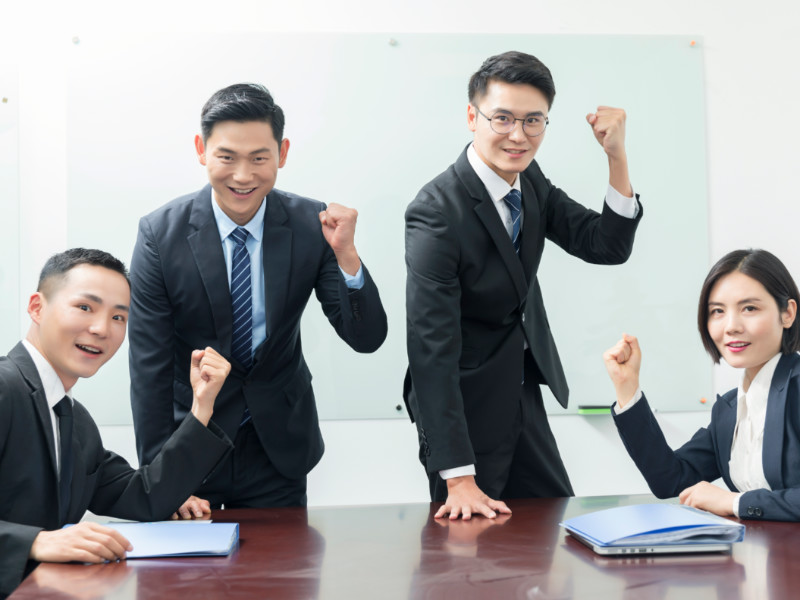
//> input picture OpenCV/meeting.jpg, 800 x 600 px
$ ./face   (built with g++ and OpenCV 4)
//> lines starting //> are read from the running program, lines starting //| are printed output that depends on the picture; after the words box and inside, x2 and y2 are one past the last pixel; in counts of white or black regions, pixels touching at a corner belong together; pictures that were not available may be replaced by others from this repository, and a replacement may not be noted
#if 1

#include <opencv2/opencv.hpp>
#include <iostream>
# include <deque>
#include <stdio.h>

using namespace std;
using namespace cv;

#define D_USE_IPCAM 1


/** Function Headers */
void detectAndDisplay(Mat frame,double );

/** Global variables */
//String face_cascade_name = "/Users/dengyan/Desktop/build/etc/haarcascades/haarcascade_frontalface_alt_tree.xml";
//String face_cascade_name = "/Users/dengyan/Desktop/build/etc/haarcascades/haarcascade_frontalface_alt.xml";
String face_cascade_name = "/Users/dengyan/Desktop/build/etc/haarcascades/haarcascade_frontalface_alt2.xml";
//String face_cascade_name = "/Users/dengyan/Desktop/build/etc/haarcascades/haarcascade_frontalcatface.xml";


//String eyes_cascade_name = "/Users/dengyan/Desktop/build/etc/haarcascades/haarcascade_lefteye_2splits.xml";
String eyes_cascade_name = "/Users/dengyan/Desktop/build/etc/haarcascades/haarcascade_eye.xml";
//String eyes_cascade_name = "/Users/dengyan/Desktop/build/etc/haarcascades/haarcascade_eye_tree_eyeglasses.xml";

CascadeClassifier face_cascade;   //定义人脸分类器
CascadeClassifier eyes_cascade;   //定义人眼分类器
String window_name = "Capture - Face detection";
String window_picture = "picture";

int gray[255];
int forgray[255];

void calgray(Mat &photo) {
    for (int i = 0; i < photo.rows; i++)
        for (int j = 0; j < photo.cols; j++)
            forgray[photo.at<uchar>(i, j)]++;
}

double ans = 0;

double rate = 0.15;

int flag = 0;

bool judge(int * fp, int sum) {
    ans = 0;
    for (int i = 0; i < 255; i++) {
        ans += abs(fp[i] - gray[i]);
    }
    ans /= sum;
    if (ans > rate) //两张图的变化大于0.2
        return true;

    cout << rate << " " << ans << endl;
    return false;
}

int main(void)
{
	Mat frame = imread("../meeting.jpg");
//> frame is the input picture: 600 rows x 800 cols, CV_8UC3; mean B, G, R 160.8, 159.9, 159.2
	bool ret = false;

	//Mat frame;

	//-- 1. Load the cascades
	ret = face_cascade.load(face_cascade_name);
	if (!ret){ printf("--(!)Error loading face cascade\n"); return -1; };

	ret = eyes_cascade.load(eyes_cascade_name);
	if (!ret){ printf("--(!)Error loading eyes cascade\n"); return -1; };

#if D_USE_IPCAM
	//-- 2. Read the video stream
	VideoCapture capture;
	capture.open("../cctv.mp4");
	if (!capture.isOpened()) { printf("--(!)Error opening video capture\n"); return -1; }

    //capture.set(CAP_PROP_POS_FRAMES,1200 * 30);
	capture.set(CAP_PROP_POS_MSEC, 40 * 1000);

	while (capture.read(frame))
#endif
	{
		if (frame.empty())
		{
			printf(" --(!) No captured frame -- Break!");
			return -1;
		}
		double a = capture.get(CAP_PROP_POS_FRAMES);
		//-- 3. Apply the classifier to the frame
		detectAndDisplay(frame, a);

#if D_USE_IPCAM
		int c = waitKey(30);
#else
		int c = waitKey(0);
#endif
		if ((char)c == 27) { return 0; } // escape
	}
	return 0;
}

/** @function detectAndDisplay */

int n = 0;


void detectAndDisplay(Mat frame1,double f)
{
//> called with f = 0
	Mat frame_gray;
    std::vector<Rect> faces;

	cvtColor(frame1, frame_gray, COLOR_BGR2GRAY);
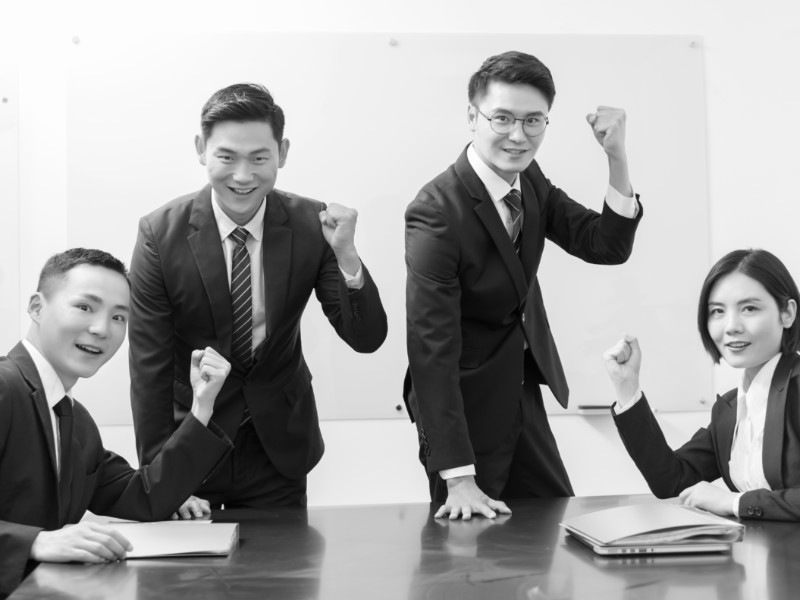
//> frame_gray: 600 rows x 800 cols, CV_8UC1; min 0, max 255, mean 159.7

    memset(forgray, 0, sizeof(forgray));
    calgray(frame_gray);
//> after the loop in calgray, `for (int i = 0; i < photo.rows; i++)`: forgray = 255 values, max 17036 at index 239, min 1 at index 0, mean 1882.3

    equalizeHist(frame_gray, frame_gray);
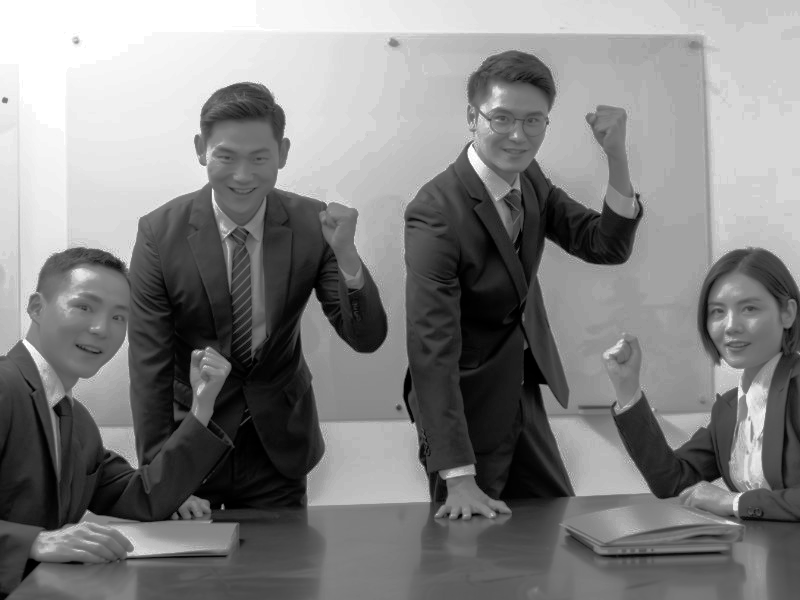
//> frame_gray: 600 rows x 800 cols, CV_8UC1; min 0, max 255, mean 128.8

    //-- Detect faces

    face_cascade.detectMultiScale(frame_gray, faces, 1.2, 10, CASCADE_SCALE_IMAGE, Size(50, 50), Size(500, 500));
//> faces = 1 Rect (x, y, width, height): [692, 277, 82, 82]

	for (size_t i = 0; i < faces.size(); i++)
	{
		//Point center(faces[i].x + faces[i].width / 2, faces[i].y + faces[i].height / 2);
		//ellipse(frame, center, Size(faces[i].width / 2, faces[i].height / 2), 0, 0, 360, Scalar(255, 0, 255), 4, 8, 0);
		rectangle(frame1, faces[i], Scalar(255, 0, 0), 2, 8, 0);

	}
//> this loop made 1 pass
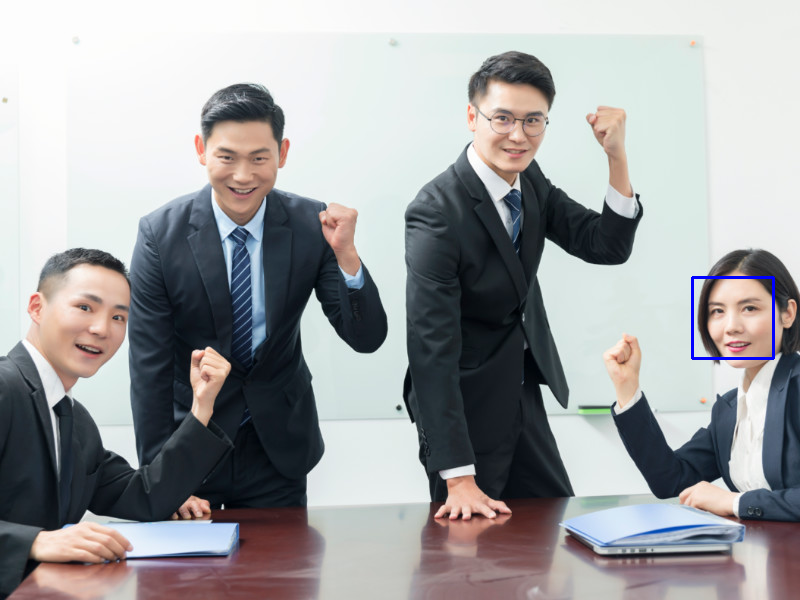
//> frame1: 600 rows x 800 cols, CV_8UC3; 0.2% of pixels changed, all inside (x1, y1, x2, y2) = (691, 276, 775, 360)

	if (flag == 1) { //若刚刚以及截图并保存了
	    if (rate >= 0.15) {
            rate *= 0.99;
            if (faces.empty()) //如果没有检测到人，让阀值更快下降
                rate -= 0.01 * ans;
            else //如果和上一次截图差不多，那么增加rate，如果差别相差大于0.3，则可以加速rate下降
                rate += 0.001 * (0.3 - ans);
	    }
        else
            flag = 0;
	}


	if (!faces.empty()) {
        if (judge(forgray, frame_gray.rows * frame_gray.cols)) {
//> the loop in judge, `for (int i = 0; i < 255; i++)` made 255 passes
//> ans on passes 1 to 3: 1, 14, 33
//> after the loop in judge, `for (int i = 0; i < 255; i++)`: ans = 479986
//> in judge, `ans /= sum;`: ans = 1
                rate = 0.4; //由于此时截图了一次，不想让其再短时间之内再截图一次，提高阀值
                flag = 1;
                cout << "write" << endl;
                memcpy(gray, forgray, sizeof(forgray));
//> gray has the same summary as forgray in calgray
                imwrite("../" + to_string(n++) + ".png", frame1);
//> n = 1
//> the Esc key is pressed
//> (the program exits here)

$ run again, on OpenCV/donald_trump.jpg
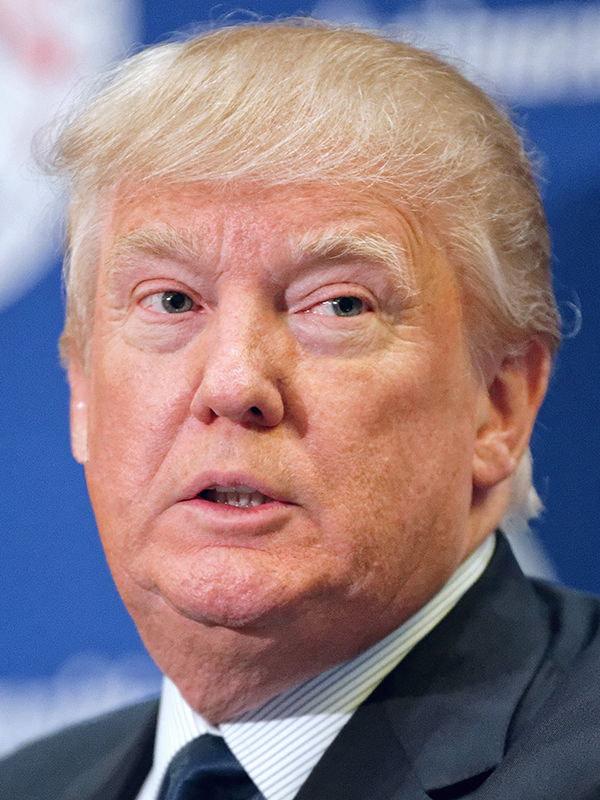
//> input picture OpenCV/donald_trump.jpg, 600 x 800 px, given in place of meeting.jpg, which was not available
//> frame is the input picture: 800 rows x 600 cols, CV_8UC3; mean B, G, R 130.9, 124.5, 144.5
//> in detectAndDisplay, `cvtColor(frame1, frame_gray, COLOR_BGR2GRAY);`:
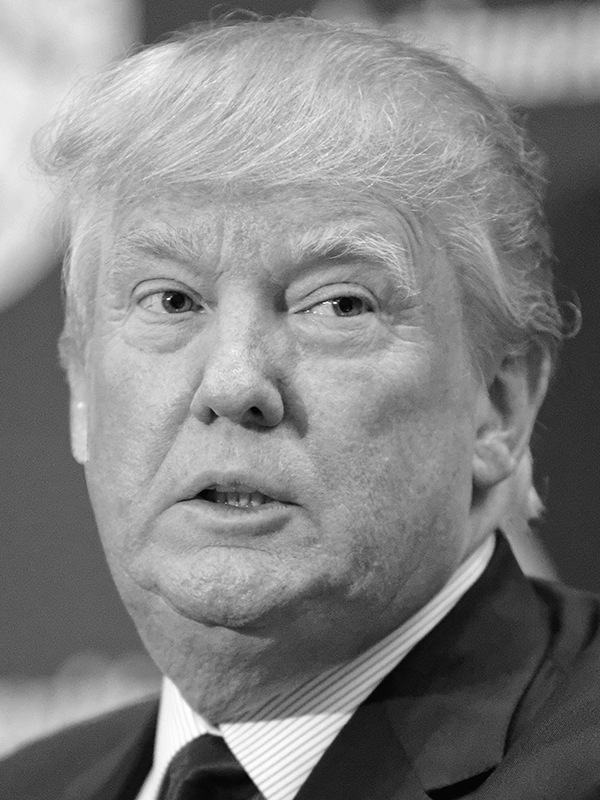
//> frame_gray: 800 rows x 600 cols, CV_8UC1; min 2, max 255, mean 131.2
//> after the loop in calgray, `for (int i = 0; i < photo.rows; i++)`: forgray = 255 values, max 3845 at index 91, min 0 at index 0, mean 1882.3
//> in detectAndDisplay, `equalizeHist(frame_gray, frame_gray);`:
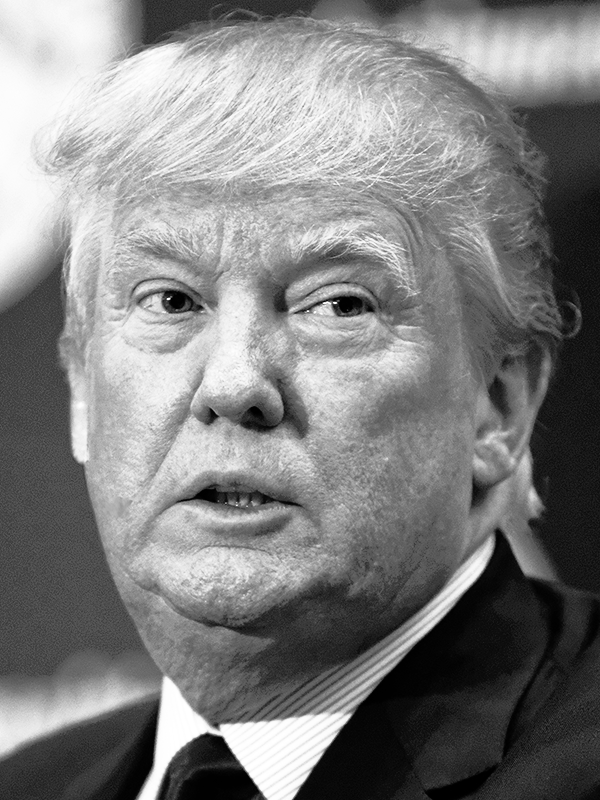
//> frame_gray: 800 rows x 600 cols, CV_8UC1; min 0, max 255, mean 128.1
//> faces = empty

$ run again, on OpenCV/ted_cruz.jpg
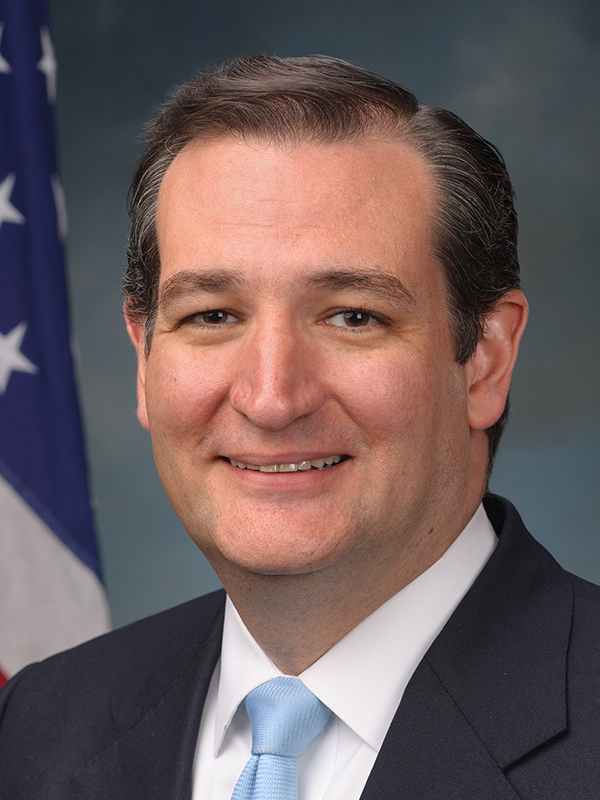
//> input picture OpenCV/ted_cruz.jpg, 600 x 800 px, given in place of meeting.jpg, which was not available
//> frame is the input picture: 800 rows x 600 cols, CV_8UC3; mean B, G, R 92.8, 92, 108.1
//> after the loop in calgray, `for (int i = 0; i < photo.rows; i++)`: forgray = 255 values, max 9779 at index 45, min 2 at index 252, mean 1882.3
//> in detectAndDisplay, `equalizeHist(frame_gray, frame_gray);`:
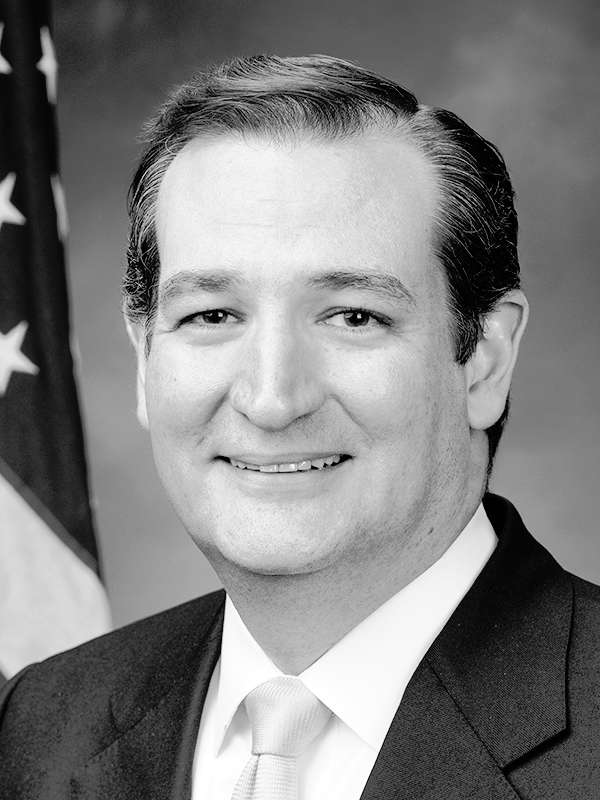
//> frame_gray: 800 rows x 600 cols, CV_8UC1; min 0, max 255, mean 128.4
//> faces = 1 Rect (x, y, width, height): [89, 167, 375, 375]
//> the loop in detectAndDisplay, `for (size_t i = 0; i < faces.size(); i++)` made 1 pass
//> after the loop in detectAndDisplay, `for (size_t i = 0; i < faces.size(); i++)`:
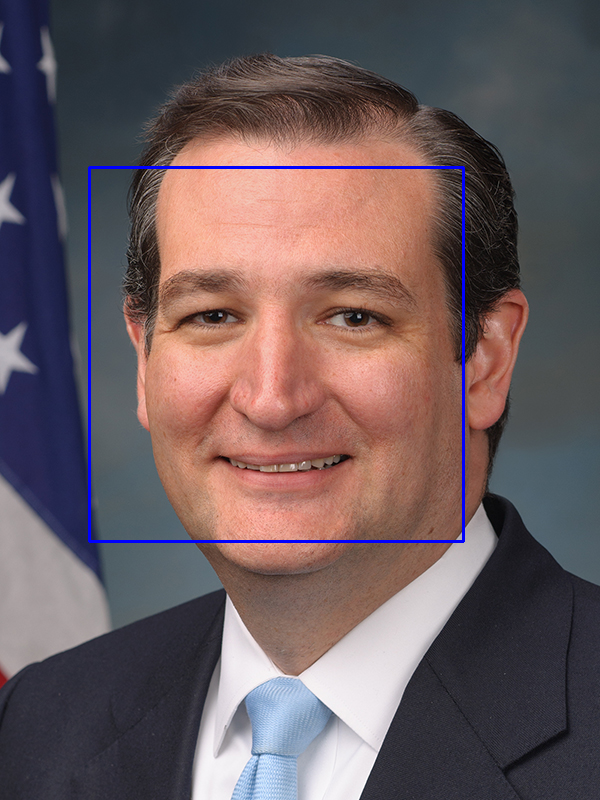
//> frame1: 800 rows x 600 cols, CV_8UC3; 0.93% of pixels changed, all inside (x1, y1, x2, y2) = (88, 166, 465, 543)
//> the loop in judge, `for (int i = 0; i < 255; i++)` made 255 passes
//> ans on passes 1 to 3: 11, 38, 64
//> after the loop in judge, `for (int i = 0; i < 255; i++)`: ans = 479992
//> in judge, `ans /= sum;`: ans = 1
//> gray has the same summary as forgray in calgray
